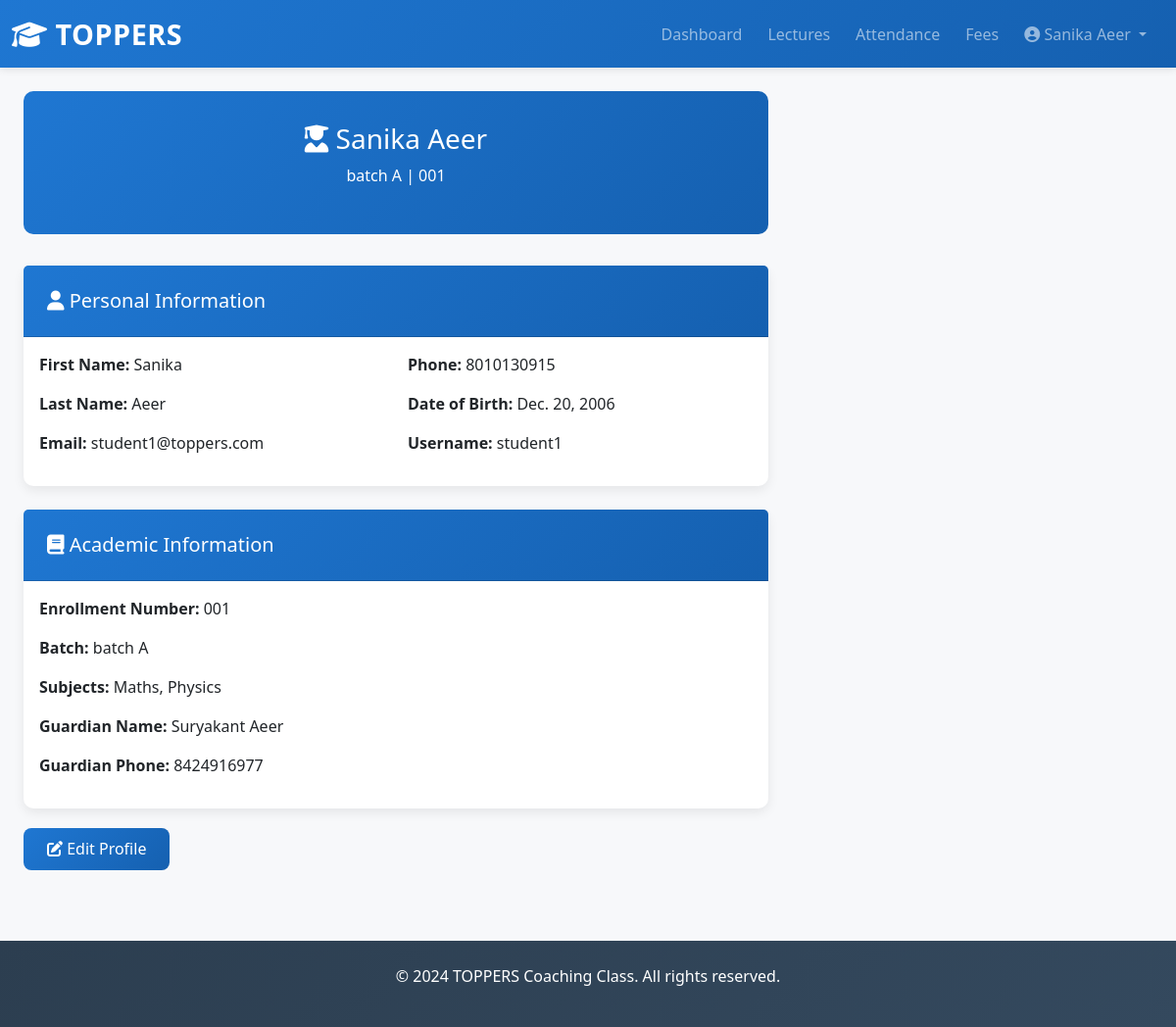
Screenshot of /student/profile/ (signed in) with the database file from the repository.
### toppers_project/core/models.py (models this page shows, shortened)
class CustomUser(AbstractUser):
    role = models.CharField(max_length=20, choices=ROLE_CHOICES)
    phone = models.CharField(max_length=20, blank=True)
    date_of_birth = models.DateField(null=True, blank=True)
    profile_image = models.ImageField(upload_to='profile_images/', null=True, blank=True)
    address = models.TextField(blank=True)
    status = models.CharField(max_length=20, choices=STATUS_CHOICES, default='pending')
    created_at = models.DateTimeField(auto_now_add=True)
    updated_at = models.DateTimeField(auto_now=True)
    class Meta:
        ordering = ['-created_at']

class StudentProfile(models.Model):
    user = models.OneToOneField(CustomUser, on_delete=models.CASCADE, related_name='student_profile')
    enrollment_number = models.CharField(max_length=50, unique=True)
    guardian_name = models.CharField(max_length=100)
    guardian_phone = models.CharField(max_length=20)
    batch = models.ForeignKey('Batch', on_delete=models.CASCADE, related_name='student_profiles', null=True, blank=True)
    subjects = models.ManyToManyField('Subject', blank=True, related_name='student_profiles')
    total_fees = models.DecimalField(max_digits=10, decimal_places=2, default=0)
    fees_paid = models.DecimalField(max_digits=10, decimal_places=2, default=0)
    profile_update_status = models.CharField(max_length=20, choices=STATUS_CHOICES, default='approved')
    created_at = models.DateTimeField(auto_now_add=True)
    updated_at = models.DateTimeField(auto_now=True)
    class Meta:
        ordering = ['enrollment_number']

class Batch(models.Model):
    name = models.CharField(max_length=100, unique=True)
    def __str__(self):
        return self.name

class Subject(models.Model):
    name = models.CharField(max_length=100, unique=True)

### toppers_project/student/views.py (the view)
# urls.py: path('profile/', views.student_profile, name='student_profile'),
@login_required(login_url='login')
@student_required
def student_profile(request):
    try:
        student_profile = request.user.student_profile
    except StudentProfile.DoesNotExist:
        return redirect('complete_profile_student')
    context = {
        'student_profile': student_profile,
        'user': request.user,
    }
    return render(request, 'student/profile.html', context)

### toppers_project/student/views.py (called while the page is built)
def student_required(view_func):
    @wraps(view_func)
    def wrapper(request, *args, **kwargs):
        if not request.user.is_authenticated or request.user.role != 'student':
            return redirect('login')
        return view_func(request, *args, **kwargs)
    return wrapper

### templates/student/profile.html (shortened to what this page needs)
{% extends 'base.html' %}
{% block content %}
<div class="container-fluid py-4">
    <div class="row">
        <div class="col-md-8">
            <div class="profile-header">
                <h3><i class="fas fa-user-graduate"></i> {{ user.get_full_name }}</h3>
                <p>{{ student_profile.batch }} | {{ student_profile.enrollment_number }}</p>
            </div>
            <div class="card mb-4">
                <div class="card-header">
                    <h5 class="m-0"><i class="fas fa-user"></i> Personal Information</h5>
                </div>
                <div class="card-body">
                    <div class="row">
                        <div class="col-md-6">
                            <p><strong>First Name:</strong> {{ user.first_name }}</p>
                            <p><strong>Last Name:</strong> {{ user.last_name }}</p>
                            <p><strong>Email:</strong> {{ user.email }}</p>
                        </div>
                        <div class="col-md-6">
                            <p><strong>Phone:</strong> {{ user.phone|default:"Not provided" }}</p>
                            <p><strong>Date of Birth:</strong> {{ user.date_of_birth|default:"Not provided" }}</p>
                            <p><strong>Username:</strong> {{ user.username }}</p>
                        </div>
                    </div>
                </div>
            </div>
            <div class="card">
                <div class="card-header">
                    <h5 class="m-0"><i class="fas fa-book"></i> Academic Information</h5>
                </div>
                <div class="card-body">
                    <p><strong>Enrollment Number:</strong> {{ student_profile.enrollment_number }}</p>
                    <p><strong>Batch:</strong> {{ student_profile.batch }}</p>
                    <p><strong>Subjects:</strong>
                        {% for subject in student_profile.subjects.all %}
                            {{ subject.name }}{% if not forloop.last %}, {% endif %}
                        {% empty %}
                            None
                        {% endfor %}
                    </p>
                    <p><strong>Guardian Name:</strong> {{ student_profile.guardian_name }}</p>
                    <p><strong>Guardian Phone:</strong> {{ student_profile.guardian_phone }}</p>
                </div>
            </div>
            <div class="mt-3">
                <a href="{% url 'update_student_profile' %}" class="btn btn-primary">
                    <i class="fas fa-edit"></i> Edit Profile
                </a>
            </div>
        </div>
    </div>
</div>
{% endblock %}

### templates/base.html (shortened to what this page needs)
{% load static %}
<!DOCTYPE html>
<html lang="en">
<head>
    <link href="https://cdn.jsdelivr.net/npm/bootstrap@5.3.0/dist/css/bootstrap.min.css" rel="stylesheet">
    <link rel="stylesheet" href="https://cdnjs.cloudflare.com/ajax/libs/font-awesome/6.4.0/css/all.min.css">
    <link rel="stylesheet" href="{% static 'css/style.css' %}">
</head>
<body>
    {% if user.is_authenticated %}
    <nav class="navbar navbar-expand-lg navbar-dark bg-primary sticky-top">
        <div class="container-fluid">
            <a class="navbar-brand fw-bold" href="{% url 'home' %}">
                <i class="fas fa-graduation-cap"></i> TOPPERS
            </a>
            <div class="collapse navbar-collapse" id="navbarNav">
                <ul class="navbar-nav ms-auto">
                    {% if user.role == 'admin' %}
                        <li class="nav-item"><a class="nav-link" href="{% url 'admin_dashboard' %}">Dashboard</a></li>
                        <li class="nav-item"><a class="nav-link" href="{% url 'pending_registrations' %}">Pending</a></li>
                        <li class="nav-item"><a class="nav-link" href="{% url 'all_students' %}">Students</a></li>
                        <li class="nav-item"><a class="nav-link" href="{% url 'all_teachers' %}">Teachers</a></li>
                        <li class="nav-item"><a class="nav-link" href="{% url 'approve_profile_updates' %}">Profile Updates</a></li>
                        <li class="nav-item"><a class="nav-link" href="{% url 'manage_timetable' %}">Timetable</a></li>
                    {% elif user.role == 'student' %}
                        <li class="nav-item"><a class="nav-link" href="{% url 'student_dashboard' %}">Dashboard</a></li>
                        <li class="nav-item"><a class="nav-link" href="{% url 'student_lectures' %}">Lectures</a></li>
                        <li class="nav-item"><a class="nav-link" href="{% url 'student_attendance' %}">Attendance</a></li>
                        <li class="nav-item"><a class="nav-link" href="{% url 'student_fees' %}">Fees</a></li>
                    {% elif user.role == 'teacher' %}
                        <li class="nav-item"><a class="nav-link" href="{% url 'teacher_dashboard' %}">Dashboard</a></li>
                        <li class="nav-item"><a class="nav-link" href="{% url 'teacher_lectures' %}">Lectures</a></li>
                        <li class="nav-item"><a class="nav-link" href="{% url 'teacher_salary' %}">Salary</a></li>
                    {% endif %}
                    <li class="nav-item dropdown">
                        <a class="nav-link dropdown-toggle" href="#" id="userDropdown" role="button" data-bs-toggle="dropdown">
                            <i class="fas fa-user-circle"></i> {{ user.get_full_name }}
                        </a>
                    </li>
                </ul>
            </div>
        </div>
    </nav>
    {% endif %}
    <div class="container-fluid">
        {% block content %}{% endblock %}
    </div>
    <footer class="bg-dark text-white text-center py-4 mt-5">
        <p>&copy; 2024 TOPPERS Coaching Class. All rights reserved.</p>
    </footer>
</body>
</html>

### toppers_project/static/css/style.css (style rules this page uses)
:root { --primary-color: #1f77d2; --secondary-color: #28a745; --danger-color: #dc3545; --warning-color: #ffc107; --light-bg: #f7f8fa; --border-color: #dee2e6; }
* { margin: 0; padding: 0; box-sizing: border-box; }
body { background-color: var(--light-bg); font-family: 'Segoe UI', Tahoma, Geneva, Verdana, sans-serif; color: #333; }
.navbar { background: linear-gradient(135deg, var(--primary-color) 0%, #1560b0 100%) !important; box-shadow: 0 2px 8px rgba(0, 0, 0, 0.1); }
.navbar-brand { font-size: 1.8rem; letter-spacing: 0.5px; }
.nav-link { transition: all 0.3s ease; margin-right: 10px; }
.card { border: none; border-radius: 10px; box-shadow: 0 4px 12px rgba(0, 0, 0, 0.08); transition: all 0.3s ease; margin-bottom: 20px; cursor: pointer; }
.card-header { background: linear-gradient(135deg, var(--primary-color) 0%, #1560b0 100%); color: white; border-radius: 10px 10px 0 0; padding: 1.5rem; font-weight: 600; }
.btn { border-radius: 8px; padding: 0.6rem 1.5rem; font-weight: 500; transition: all 0.3s ease; border: none; }
.btn-primary { background: linear-gradient(135deg, var(--primary-color) 0%, #1560b0 100%); color: white; }
.profile-header { background: linear-gradient(135deg, var(--primary-color) 0%, #1560b0 100%); color: white; padding: 2rem; border-radius: 10px; margin-bottom: 2rem; text-align: center; }
footer { background: linear-gradient(135deg, #2c3e50 0%, #34495e 100%); margin-top: 3rem; }

### rows the page displays
CustomUser: get_full_name "Sanika Aeer", first_name "Sanika", last_name "Aeer", email "student1@toppers.com", phone "8010130915", date_of_birth "Dec. 20, 2006", username "student1"
StudentProfile: batch "batch A", enrollment_number "001", guardian_name "Suryakant Aeer", guardian_phone "8424916977"
Subject: name "Maths"
Subject: name "Physics"
